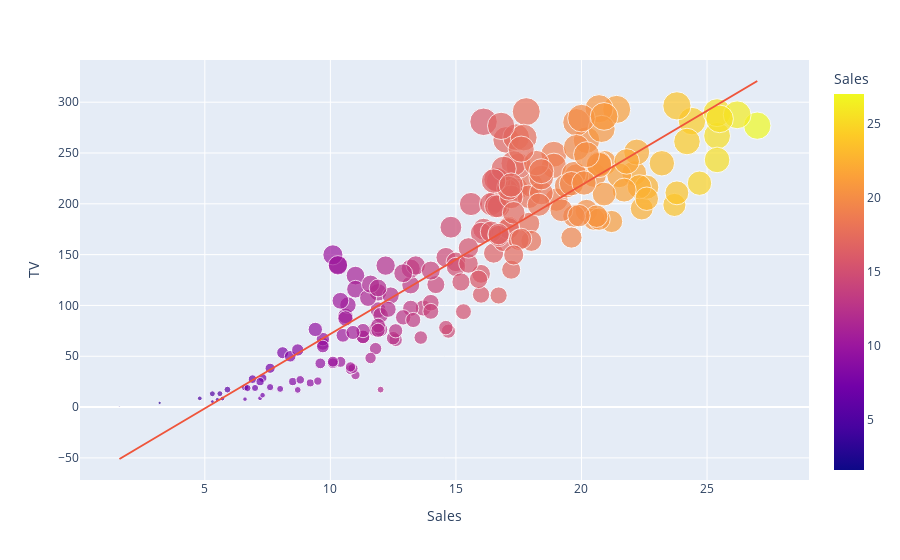

Notebook cell for this chart:
### Code cell
figure = px.scatter(data_frame = dataset, x="Sales",
                    y="TV", size="TV", trendline="ols",color="Sales")
figure.show()

### Figure 1 — Plotly figure (JSON) as saved in the notebook; plotly's stock layout.template omitted (floating-point values rounded to 4 significant figures; data arrays with more than 128 entries replaced by an {"elided": "..."} marker saying what was removed)
{"data": [{"hovertemplate": "Sales=%{marker.color}<br>TV=%{marker.size}<extra></extra>", "legendgroup": "", "marker": {"color": {"elided": "200 float values"}, "coloraxis": "coloraxis", "size": {"elided": "200 float values"}, "sizemode": "area", "sizeref": 0.741, "symbol": "circle"}, "mode": "markers", "name": "", "orientation": "v", "showlegend": false, "type": "scatter", "x": {"elided": "200 float values"}, "xaxis": "x", "y": {"elided": "200 float values"}, "yaxis": "y"}, {"hovertemplate": "<b>OLS trendline</b><br>TV = 14.6431 * Sales + -74.5148<br>R<sup>2</sup>=0.812176<br><br>Sales=%{x}<br>TV=%{y} <b>(trend)</b><extra></extra>", "legendgroup": "", "marker": {"symbol": "circle"}, "mode": "lines", "name": "", "showlegend": false, "type": "scatter", "x": {"elided": "200 float values"}, "xaxis": "x", "y": {"elided": "200 float values"}, "yaxis": "y"}], "layout": {"coloraxis": {"colorbar": {"title": {"text": "Sales"}}, "colorscale": [[0, "#0d0887"], [0.1111, "#46039f"], [0.2222, "#7201a8"], [0.3333, "#9c179e"], [0.4444, "#bd3786"], [0.5556, "#d8576b"], [0.6667, "#ed7953"], [0.7778, "#fb9f3a"], [0.8889, "#fdca26"], [1, "#f0f921"]]}, "legend": {"itemsizing": "constant", "tracegroupgap": 0}, "margin": {"t": 60}, "xaxis": {"anchor": "y", "domain": [0, 1], "title": {"text": "Sales"}}, "yaxis": {"anchor": "x", "domain": [0, 1], "title": {"text": "TV"}}}}
